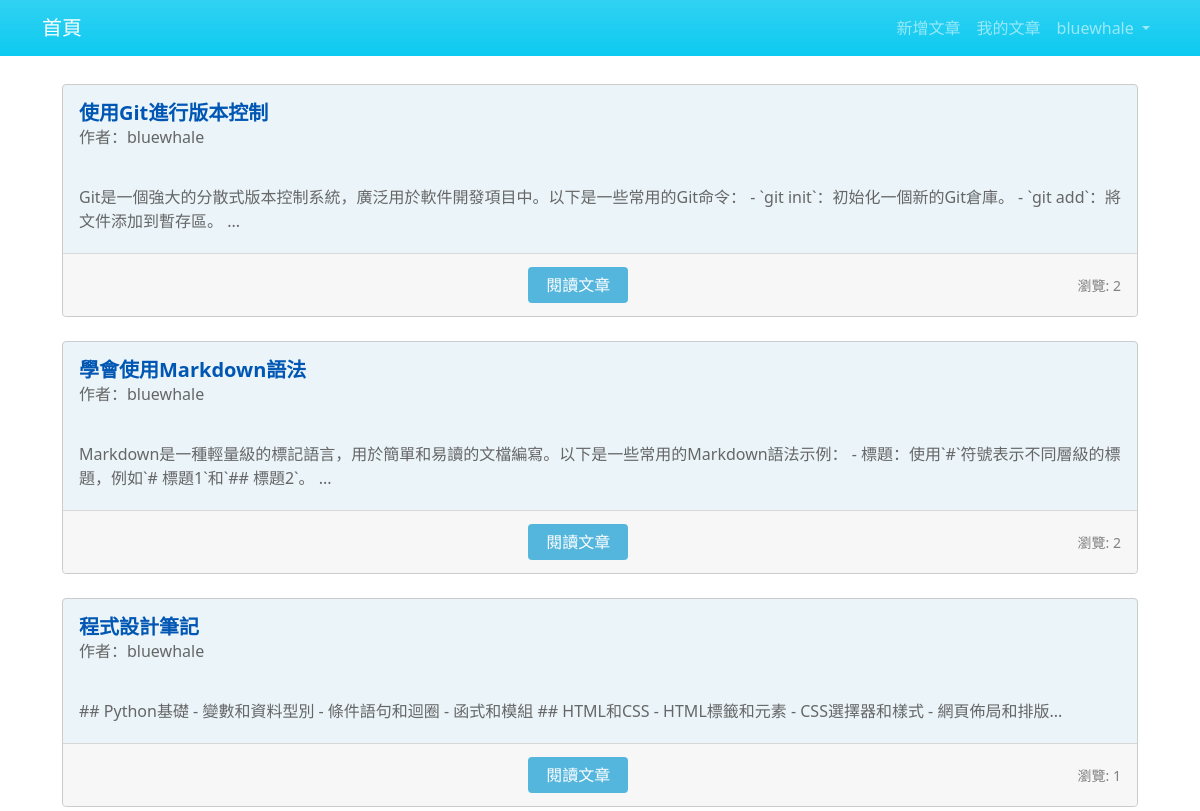
/article/article-list/ (signed in), run on the app's committed database.
### article/models.py (models this page shows, shortened)
class ArticlePost(models.Model):
    author = models.ForeignKey(User, on_delete=models.CASCADE)
    title = models.CharField(max_length=100)
    body = models.TextField()
    created = models.DateTimeField(default=timezone.now)
    total_views = models.PositiveIntegerField(default=0)
    class Meta:
        ordering = ('-created',)

### article/views.py (the view)
# urls.py: path('article-list/', views.article_list, name='article_list'),
@login_required(login_url='userprofile:login')
def article_list(request):
    user = request.user
    articles = ArticlePost.objects.filter(author=user)
    context = {'articles': articles}
    return render(request, 'article/list.html', context)

### templates/article/list.html (shortened to what this page needs)
{% extends "base.html" %}
{% load %}
{% block content %}
<div class="container">
    <div class="row mt-2">
        {% for article in articles %}
        <div class="col-md-12 mb-4">
            <div class="card h-100">
                <div class="card-body">
                    <h4 class="card-title">{{ article.title }}</h4>
                    <p class="card-text">作者：{{ article.author }}</p>
                </div>
                <div class="card-body">
                    <p class="card-text">{{ article.body|slice:'100' }}...</p>
                </div>
                <div class="card-footer">
                    <a href="{% url 'article:article_detail' article.id %}" class="btn">閱讀文章</a>
                    <span>
                        <small class="col align-self-end" style="color: gray;">
                            瀏覽: {{ article.total_views }}
                        </small>
                    </span>
                </div>
            </div>
        </div>
        {% endfor %}
    </div>
</div>
{% endblock content %}

### templates/header.html (shortened to what this page needs)
<nav class="navbar navbar-expand navbar-dark bg-info bg-gradient navbar-bluewhale">
    <div class="container">
        <a class="navbar-brand" href="{% url 'article:article_main' %}">首頁</a>
        <div>
            <ul class="navbar-nav me-auto">
                {% if user.is_authenticated %}
                <li class="nav-item">
                    <a class="nav-link" href="{% url 'article:article_create' %}">
                        新增文章
                    </a>
                </li>
                <li class="nav-item">
                    <a class="nav-link" href="{% url 'article:article_list' %}">
                        我的文章
                    </a>
                </li>
                <li class="nav-item dropdown">
                    <a class="nav-link dropdown-toggle" href="#" role="button" data-bs-toggle="dropdown"
                        aria-expanded="false">
                        {{ user.username }}
                    </a>
                </li>
                {% else %}
                <li class="nav-item">
                    <a class="nav-link" href="{% url 'userprofile:login' %}">
                        登入
                    </a>
                </li>
                {% endif %}
            </ul>
        </div>
    </div>
</nav>

### static/style.css (style rules this page uses)
.card { position: relative; border: 1px solid #ccc; border-radius: 4px; overflow: hidden; transition: transform 0.3s ease; cursor: pointer; margin:20px; background-color: #eaf4f9; }
.card:before { position: absolute; top: 0; left: 0; width: 100%; height: 100%; background-color: lightskyblue; opacity: 0; transition: opacity 0.3s ease; }
.card-title { font-size: 20px; font-weight: bold; color: #0056b3; transition: color 0.3s ease; text-decoration: none; margin-bottom: 0; }
.card-text { color: #666; }
.card-body { padding-bottom: 0; }
.card-footer { display: flex; justify-content: center; align-items: center; background-color: #f7f7f7; }
.btn { display: block; width: 100px; margin: auto; margin-top: 5px; margin-bottom: 5px; font-size: 16px; background-color: rgb(84, 182, 221); color: #fff; border: none; cursor: pointer; transition: background-color 0.3s ease; }

### data on the page
ArticlePost: title "使用Git進行版本控制", author "bluewhale", body "Git是一個強大的分散式版本控制系統，廣泛用於軟件開發項目中。以下是一些常用的Git命令： - `git init`：初始化一個新的Git倉庫。 - `git add`：將文件添加到暫存區。", total_views "2"
ArticlePost: title "學會使用Markdown語法", author "bluewhale", body "Markdown是一種輕量級的標記語言，用於簡單和易讀的文檔編寫。以下是一些常用的Markdown語法示例： - 標題：使用`#`符號表示不同層級的標題，例如`# 標題1`和`## 標題2`。", total_views "2"
ArticlePost: title "程式設計筆記", author "bluewhale", body "## Python基礎 - 變數和資料型別 - 條件語句和迴圈 - 函式和模組 ## HTML和CSS - HTML標籤和元素 - CSS選擇器和樣式 - 網頁佈局和排版", total_views "1"

### other printed values
{{ user.username }} "bluewhale"
